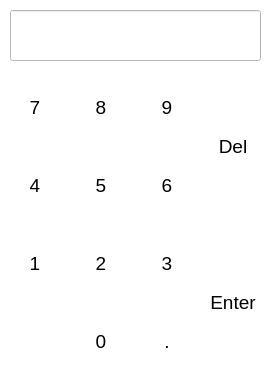
<?xml version="1.0" encoding="UTF-8"?>
<ui version="4.0">
 <class>Dialog</class>
 <widget class="QDialog" name="Dialog">
  <property name="geometry">
   <rect>
    <x>0</x>
    <y>0</y>
    <width>269</width>
    <height>386</height>
   </rect>
  </property>
  <property name="windowTitle">
   <string>Dialog</string>
  </property>
  <property name="styleSheet">
   <string notr="true">background-color: rgb(255,255,255);</string>
  </property>
  <widget class="QWidget" name="gridWidget" native="true">
   <property name="geometry">
    <rect>
     <x>5</x>
     <y>70</y>
     <width>261</width>
     <height>311</height>
    </rect>
   </property>
   <layout class="QGridLayout" name="gridLayout_5">
    <item row="2" column="1">
     <widget class="QPushButton" name="num_2">
      <property name="sizePolicy">
       <sizepolicy hsizetype="Fixed" vsizetype="Fixed">
        <horstretch>0</horstretch>
        <verstretch>0</verstretch>
       </sizepolicy>
      </property>
      <property name="maximumSize">
       <size>
        <width>60</width>
        <height>70</height>
       </size>
      </property>
      <property name="font">
       <font>
        <family>Arial</family>
        <pointsize>14</pointsize>
        <weight>50</weight>
        <bold>false</bold>
       </font>
      </property>
      <property name="styleSheet">
       <string notr="true">

QPushButton{
background-color: rgbA(3, 86, 161,30);
color: rgb(0, 0, 0);
    border-width: 2px;
    border-radius: 10px;
}

QPushButton:pressed {
background-color: rgbA(3, 86, 161,60);
	color: rgb(0, 0, 0);
    border-width: 2px;
    border-radius: 10px;

}</string>
      </property>
      <property name="text">
       <string>2</string>
      </property>
     </widget>
    </item>
    <item row="2" column="3">
     <widget class="QPushButton" name="num_3">
      <property name="sizePolicy">
       <sizepolicy hsizetype="Fixed" vsizetype="Fixed">
        <horstretch>0</horstretch>
        <verstretch>0</verstretch>
       </sizepolicy>
      </property>
      <property name="maximumSize">
       <size>
        <width>60</width>
        <height>70</height>
       </size>
      </property>
      <property name="font">
       <font>
        <family>Arial</family>
        <pointsize>14</pointsize>
        <weight>50</weight>
        <bold>false</bold>
       </font>
      </property>
      <property name="styleSheet">
       <string notr="true">

QPushButton{
background-color: rgbA(3, 86, 161,30);
color: rgb(0, 0, 0);
    border-width: 2px;
    border-radius: 10px;
}

QPushButton:pressed {
background-color: rgbA(3, 86, 161,60);
	color: rgb(0, 0, 0);
    border-width: 2px;
    border-radius: 10px;

}</string>
      </property>
      <property name="text">
       <string>3</string>
      </property>
     </widget>
    </item>
    <item row="1" column="1">
     <widget class="QPushButton" name="num_5">
      <property name="sizePolicy">
       <sizepolicy hsizetype="Fixed" vsizetype="Fixed">
        <horstretch>0</horstretch>
        <verstretch>0</verstretch>
       </sizepolicy>
      </property>
      <property name="maximumSize">
       <size>
        <width>60</width>
        <height>70</height>
       </size>
      </property>
      <property name="font">
       <font>
        <family>Arial</family>
        <pointsize>14</pointsize>
        <weight>50</weight>
        <bold>false</bold>
       </font>
      </property>
      <property name="styleSheet">
       <string notr="true">

QPushButton{
background-color: rgbA(3, 86, 161,30);
color: rgb(0, 0, 0);
    border-width: 2px;
    border-radius: 10px;
}

QPushButton:pressed {
background-color: rgbA(3, 86, 161,60);
	color: rgb(0, 0, 0);
    border-width: 2px;
    border-radius: 10px;

}</string>
      </property>
      <property name="text">
       <string>5</string>
      </property>
     </widget>
    </item>
    <item row="1" column="0">
     <widget class="QPushButton" name="num_4">
      <property name="sizePolicy">
       <sizepolicy hsizetype="Fixed" vsizetype="Fixed">
        <horstretch>0</horstretch>
        <verstretch>0</verstretch>
       </sizepolicy>
      </property>
      <property name="maximumSize">
       <size>
        <width>60</width>
        <height>70</height>
       </size>
      </property>
      <property name="font">
       <font>
        <family>Arial</family>
        <pointsize>14</pointsize>
        <weight>50</weight>
        <bold>false</bold>
       </font>
      </property>
      <property name="styleSheet">
       <string notr="true">

QPushButton{
background-color: rgbA(3, 86, 161,30);
color: rgb(0, 0, 0);
    border-width: 2px;
    border-radius: 10px;
}

QPushButton:pressed {
background-color: rgbA(3, 86, 161,60);
	color: rgb(0, 0, 0);
    border-width: 2px;
    border-radius: 10px;

}</string>
      </property>
      <property name="text">
       <string>4</string>
      </property>
     </widget>
    </item>
    <item row="0" column="0">
     <widget class="QPushButton" name="num_7">
      <property name="sizePolicy">
       <sizepolicy hsizetype="Fixed" vsizetype="Fixed">
        <horstretch>0</horstretch>
        <verstretch>0</verstretch>
       </sizepolicy>
      </property>
      <property name="maximumSize">
       <size>
        <width>60</width>
        <height>70</height>
       </size>
      </property>
      <property name="font">
       <font>
        <family>Arial</family>
        <pointsize>14</pointsize>
        <weight>50</weight>
        <bold>false</bold>
       </font>
      </property>
      <property name="styleSheet">
       <string notr="true">

QPushButton{
background-color: rgbA(3, 86, 161,30);
color: rgb(0, 0, 0);
    border-width: 2px;
    border-radius: 10px;
}

QPushButton:pressed {
background-color: rgbA(3, 86, 161,60);
	color: rgb(0, 0, 0);
    border-width: 2px;
    border-radius: 10px;

}</string>
      </property>
      <property name="text">
       <string>7</string>
      </property>
     </widget>
    </item>
    <item row="2" column="0">
     <widget class="QPushButton" name="num_1">
      <property name="sizePolicy">
       <sizepolicy hsizetype="Fixed" vsizetype="Fixed">
        <horstretch>0</horstretch>
        <verstretch>0</verstretch>
       </sizepolicy>
      </property>
      <property name="maximumSize">
       <size>
        <width>60</width>
        <height>70</height>
       </size>
      </property>
      <property name="font">
       <font>
        <family>Arial</family>
        <pointsize>14</pointsize>
        <weight>50</weight>
        <bold>false</bold>
       </font>
      </property>
      <property name="styleSheet">
       <string notr="true">

QPushButton{
background-color: rgbA(3, 86, 161,30);
color: rgb(0, 0, 0);
    border-width: 2px;
    border-radius: 10px;
}

QPushButton:pressed {
background-color: rgbA(3, 86, 161,60);
	color: rgb(0, 0, 0);
    border-width: 2px;
    border-radius: 10px;

}</string>
      </property>
      <property name="text">
       <string>1</string>
      </property>
     </widget>
    </item>
    <item row="0" column="1">
     <widget class="QPushButton" name="num_8">
      <property name="sizePolicy">
       <sizepolicy hsizetype="Fixed" vsizetype="Fixed">
        <horstretch>0</horstretch>
        <verstretch>0</verstretch>
       </sizepolicy>
      </property>
      <property name="maximumSize">
       <size>
        <width>60</width>
        <height>70</height>
       </size>
      </property>
      <property name="font">
       <font>
        <family>Arial</family>
        <pointsize>14</pointsize>
        <weight>50</weight>
        <bold>false</bold>
       </font>
      </property>
      <property name="styleSheet">
       <string notr="true">

QPushButton{
background-color: rgbA(3, 86, 161,30);
color: rgb(0, 0, 0);
    border-width: 2px;
    border-radius: 10px;
}

QPushButton:pressed {
background-color: rgbA(3, 86, 161,60);
	color: rgb(0, 0, 0);
    border-width: 2px;
    border-radius: 10px;

}</string>
      </property>
      <property name="text">
       <string>8</string>
      </property>
     </widget>
    </item>
    <item row="0" column="3">
     <widget class="QPushButton" name="num_9">
      <property name="sizePolicy">
       <sizepolicy hsizetype="Fixed" vsizetype="Fixed">
        <horstretch>0</horstretch>
        <verstretch>0</verstretch>
       </sizepolicy>
      </property>
      <property name="maximumSize">
       <size>
        <width>60</width>
        <height>70</height>
       </size>
      </property>
      <property name="font">
       <font>
        <family>Arial</family>
        <pointsize>14</pointsize>
        <weight>50</weight>
        <bold>false</bold>
       </font>
      </property>
      <property name="styleSheet">
       <string notr="true">

QPushButton{
background-color: rgbA(3, 86, 161,30);
color: rgb(0, 0, 0);
    border-width: 2px;
    border-radius: 10px;
}

QPushButton:pressed {
background-color: rgbA(3, 86, 161,60);
	color: rgb(0, 0, 0);
    border-width: 2px;
    border-radius: 10px;

}</string>
      </property>
      <property name="text">
       <string>9</string>
      </property>
     </widget>
    </item>
    <item row="3" column="3">
     <widget class="QPushButton" name="num_dot">
      <property name="sizePolicy">
       <sizepolicy hsizetype="Fixed" vsizetype="Fixed">
        <horstretch>0</horstretch>
        <verstretch>0</verstretch>
       </sizepolicy>
      </property>
      <property name="maximumSize">
       <size>
        <width>60</width>
        <height>70</height>
       </size>
      </property>
      <property name="font">
       <font>
        <family>Arial</family>
        <pointsize>14</pointsize>
        <weight>50</weight>
        <bold>false</bold>
       </font>
      </property>
      <property name="styleSheet">
       <string notr="true">

QPushButton{
background-color: rgbA(3, 86, 161,30);
color: rgb(0, 0, 0);
    border-width: 2px;
    border-radius: 10px;
}

QPushButton:pressed {
background-color: rgbA(3, 86, 161,60);
	color: rgb(0, 0, 0);
    border-width: 2px;
    border-radius: 10px;

}</string>
      </property>
      <property name="text">
       <string>.</string>
      </property>
     </widget>
    </item>
    <item row="3" column="1">
     <widget class="QPushButton" name="num_0">
      <property name="sizePolicy">
       <sizepolicy hsizetype="Fixed" vsizetype="Fixed">
        <horstretch>0</horstretch>
        <verstretch>0</verstretch>
       </sizepolicy>
      </property>
      <property name="maximumSize">
       <size>
        <width>60</width>
        <height>70</height>
       </size>
      </property>
      <property name="font">
       <font>
        <family>Arial</family>
        <pointsize>14</pointsize>
        <weight>50</weight>
        <bold>false</bold>
       </font>
      </property>
      <property name="styleSheet">
       <string notr="true">

QPushButton{
background-color: rgbA(3, 86, 161,30);
color: rgb(0, 0, 0);
    border-width: 2px;
    border-radius: 10px;
}

QPushButton:pressed {
background-color: rgbA(3, 86, 161,60);
	color: rgb(0, 0, 0);
    border-width: 2px;
    border-radius: 10px;

}</string>
      </property>
      <property name="text">
       <string>0</string>
      </property>
     </widget>
    </item>
    <item row="1" column="3">
     <widget class="QPushButton" name="num_6">
      <property name="sizePolicy">
       <sizepolicy hsizetype="Fixed" vsizetype="Fixed">
        <horstretch>0</horstretch>
        <verstretch>0</verstretch>
       </sizepolicy>
      </property>
      <property name="maximumSize">
       <size>
        <width>60</width>
        <height>70</height>
       </size>
      </property>
      <property name="font">
       <font>
        <family>Arial</family>
        <pointsize>14</pointsize>
        <weight>50</weight>
        <bold>false</bold>
       </font>
      </property>
      <property name="styleSheet">
       <string notr="true">

QPushButton{
color: rgb(3, 86, 161);

}
QPushButton:pressed {

	color: rgb(0, 0, 0);

}

QPushButton{
background-color: rgbA(3, 86, 161,30);
color: rgb(0, 0, 0);
    border-width: 2px;
    border-radius: 10px;
}

QPushButton:pressed {
background-color: rgbA(3, 86, 161,60);
	color: rgb(0, 0, 0);
    border-width: 2px;
    border-radius: 10px;

}</string>
      </property>
      <property name="text">
       <string>6</string>
      </property>
     </widget>
    </item>
    <item row="0" column="4" rowspan="2">
     <widget class="QPushButton" name="num_del">
      <property name="enabled">
       <bool>true</bool>
      </property>
      <property name="sizePolicy">
       <sizepolicy hsizetype="Fixed" vsizetype="Fixed">
        <horstretch>0</horstretch>
        <verstretch>0</verstretch>
       </sizepolicy>
      </property>
      <property name="maximumSize">
       <size>
        <width>60</width>
        <height>150</height>
       </size>
      </property>
      <property name="font">
       <font>
        <family>Arial</family>
        <pointsize>14</pointsize>
        <weight>50</weight>
        <bold>false</bold>
       </font>
      </property>
      <property name="styleSheet">
       <string notr="true">QPushButton{
background-color: rgbA(3, 86, 161,30);
color: rgb(0, 0, 0);
    border-width: 2px;
    border-radius: 10px;
}

QPushButton:pressed {
background-color: rgbA(3, 86, 161,60);
	color: rgb(0, 0, 0);
    border-width: 2px;
    border-radius: 10px;

}</string>
      </property>
      <property name="text">
       <string>Del</string>
      </property>
     </widget>
    </item>
    <item row="2" column="4" rowspan="2">
     <widget class="QPushButton" name="num_enter">
      <property name="sizePolicy">
       <sizepolicy hsizetype="Fixed" vsizetype="Fixed">
        <horstretch>0</horstretch>
        <verstretch>0</verstretch>
       </sizepolicy>
      </property>
      <property name="maximumSize">
       <size>
        <width>60</width>
        <height>150</height>
       </size>
      </property>
      <property name="font">
       <font>
        <family>Arial</family>
        <pointsize>14</pointsize>
        <weight>50</weight>
        <bold>false</bold>
       </font>
      </property>
      <property name="styleSheet">
       <string notr="true">QPushButton{
background-color: rgbA(3, 86, 161,30);
color: rgb(0, 0, 0);
    border-width: 2px;
    border-radius: 10px;
}

QPushButton:pressed {
background-color: rgbA(3, 86, 161,60);
	color: rgb(0, 0, 0);
    border-width: 2px;
    border-radius: 10px;

}</string>
      </property>
      <property name="text">
       <string>Enter</string>
      </property>
     </widget>
    </item>
   </layout>
  </widget>
  <widget class="QLineEdit" name="keypad_val">
   <property name="geometry">
    <rect>
     <x>10</x>
     <y>10</y>
     <width>251</width>
     <height>51</height>
    </rect>
   </property>
   <property name="font">
    <font>
     <family>Arial</family>
     <pointsize>11</pointsize>
     <weight>75</weight>
     <bold>true</bold>
    </font>
   </property>
   <property name="styleSheet">
    <string notr="true"/>
   </property>
   <property name="text">
    <string/>
   </property>
  </widget>
 </widget>
 <resources/>
 <connections/>
</ui>
